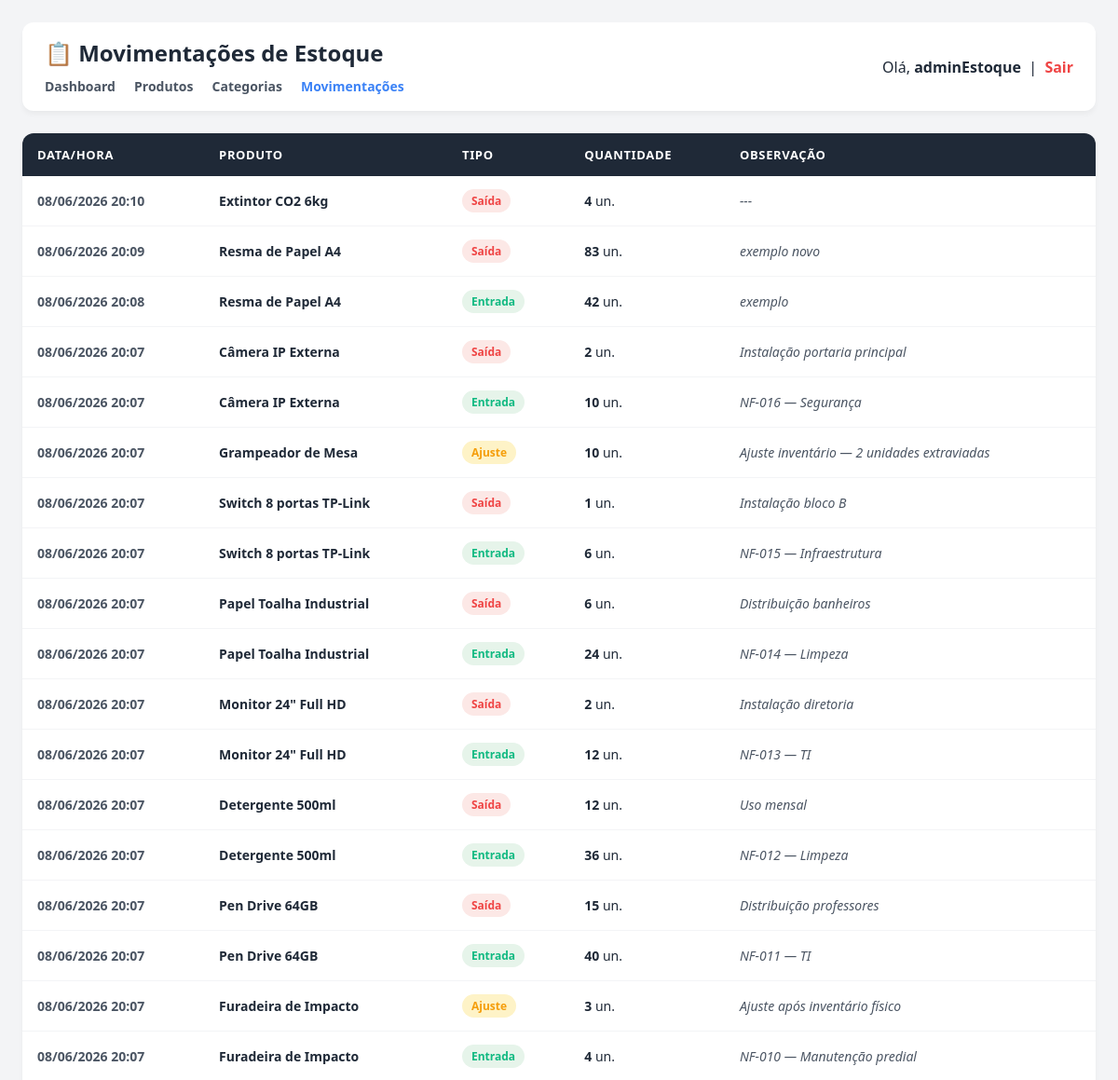
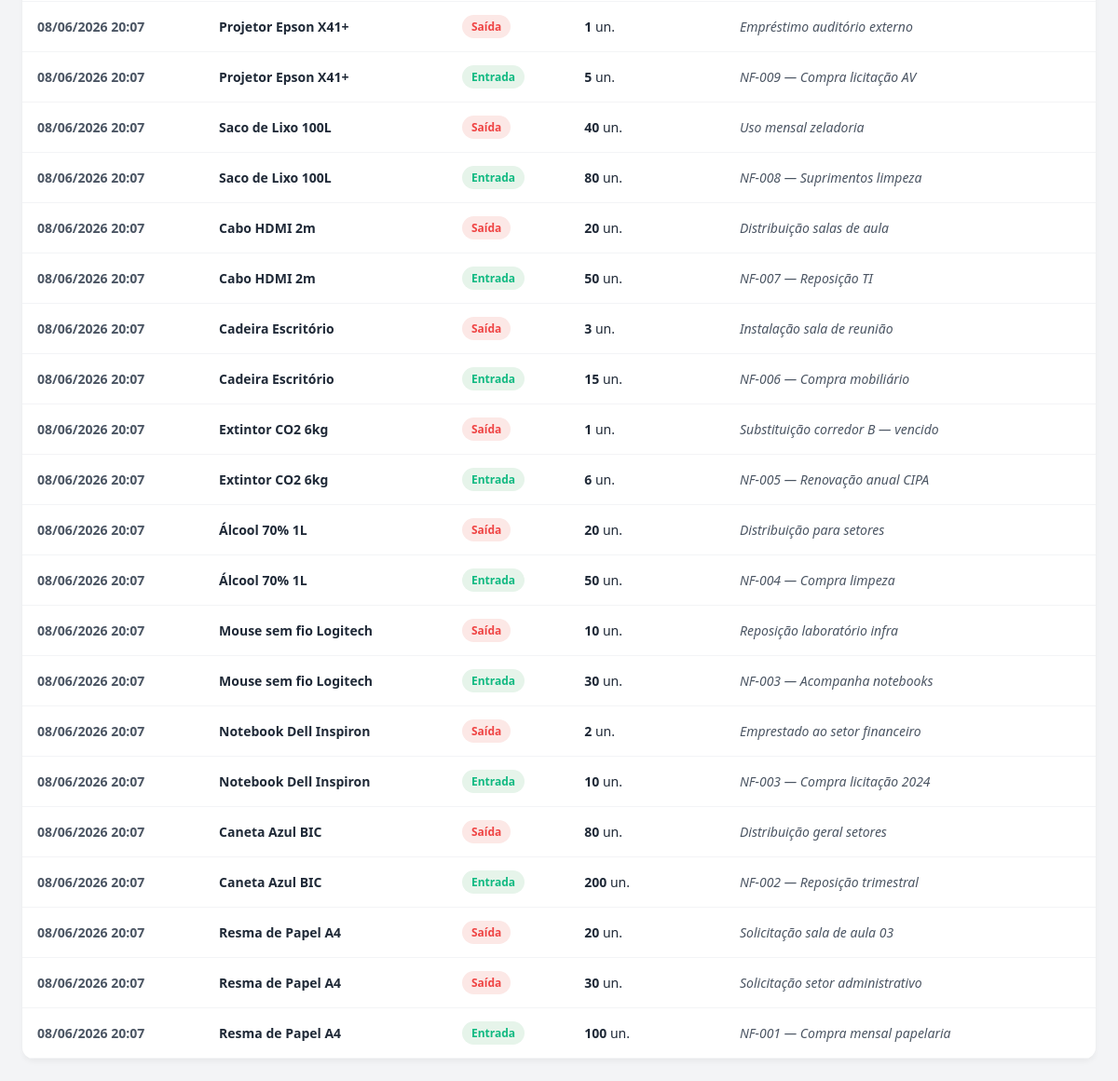
Page /estoque/movimentacoes (signed in) on the committed database (2 pictures, top to bottom).
### estoque/models.py (models this page shows, shortened)
class MovimentacaoEstoque(models.Model):
    TIPO_CHOICES = [
        ('ENTRADA', 'Entrada'),
        ('SAIDA', 'Saída'),
        ('AJUSTE', 'Ajuste'),
    ]
    produto = models.ForeignKey(Produto, on_delete=models.CASCADE, related_name='movimentacoes')
    tipo = models.CharField(max_length=10, choices=TIPO_CHOICES)
    quantidade = models.IntegerField()
    observacao = models.CharField(max_length=250, blank=True)
    data = models.DateTimeField(auto_now_add=True)
    usuario = models.ForeignKey(User, on_delete=models.SET_NULL, null=True, blank=True, help_text="Quem realizou")
    custo_total_financeiro = models.DecimalField(max_digits=12, decimal_places=2, default=0.00, help_text="Qtd x Preço no momento")

class Produto(models.Model):
    nome = models.CharField(max_length=100)
    descricao = models.CharField(max_length=250, blank=True)
    categoria = models.ForeignKey(Categoria, on_delete=models.SET_NULL, null=True, blank=True)
    quantidade = models.IntegerField(default=0)
    quantidade_minima = models.IntegerField(default=0)
    preco_unitario = models.DecimalField(max_digits=10, decimal_places=2, default=0.00)
    localizacao_deposito = models.CharField(max_length=100, blank=True, help_text="Ex: Corredor A, Prateleira 3")
    fornecedor_id = models.IntegerField(null=True, blank=True, help_text="ID do parceiro do Módulo de Fornecedores")
    cliente_reserva_id = models.IntegerField(null=True, blank=True, help_text="ID do Cliente se o item estiver reservado")
    status_reserva = models.BooleanField(default=False)

### estoque/views.py (the view)
# urls.py: path('movimentacoes', views.listar_movimentacoes, name='listar_movimentacoes'),
@login_required
def listar_movimentacoes(request):
    movimentacoes = MovimentacaoEstoque.objects.all().order_by('-data')
    return render(request, 'listarMovimentacoes.html', {'movimentacoes': movimentacoes})

### estoque/templates/listarMovimentacoes.html (shortened to what this page needs)
<!DOCTYPE html>
<html lang="pt-br">
<head>
</head>
<body>
<div class="topo">
    <div>
        <h1>📋 Movimentações de Estoque</h1>
        <div class="nav">
            <a href="/estoque/dashboard">Dashboard</a>
            <a href="/estoque/listar">Produtos</a>
            <a href="/estoque/categorias">Categorias</a>
            <a href="/estoque/movimentacoes" style="color: var(--primary);">Movimentações</a>
        </div>
    </div>
    <div>
        <span>Olá, <strong>{{ request.user.username }}</strong> &nbsp;|&nbsp;</span>
        <a href="/logout" class="logout">Sair</a>
    </div>
</div>
<div class="table-container">
    <table>
        <thead>
            <tr>
                <th>Data/Hora</th>
                <th>Produto</th>
                <th>Tipo</th>
                <th>Quantidade</th>
                <th>Observação</th>
            </tr>
        </thead>
        <tbody>
            {% for mov in movimentacoes %}
            <tr>
                <td><strong style="color: var(--text-muted);">{{ mov.data|date:"d/m/Y H:i" }}</strong></td>
                <td><strong>{{ mov.produto.nome }}</strong></td>
                <td>
                    <span class="badge {% if mov.tipo == 'ENTRADA' %}entrada{% elif mov.tipo == 'SAIDA' %}saida{% else %}ajuste{% endif %}">
                        {{ mov.get_tipo_display }}
                    </span>
                </td>
                <td><strong>{{ mov.quantidade }}</strong> un.</td>
                <td><span style="font-style: italic; color: var(--text-muted);">{{ mov.observacao|default:"---" }}</span></td>
            </tr>
            {% empty %}
            <tr><td colspan="5" style="text-align:center; color: var(--text-muted); padding: 30px;">Nenhuma movimentação registrada até o momento.</td></tr>
            {% endfor %}
        </tbody>
    </table>
</div>
</body>
</html>

### estoque/templates/listarMovimentacoes.html (style rules this page uses)
:root { --bg-primary: #f3f4f6; --surface: #ffffff; --text-main: #1f2937; --text-muted: #4b5563; --primary: #3b82f6; --success: #10b981; --danger: #ef4444; --warning: #f59e0b; }
body { font-family: 'Segoe UI', Roboto, sans-serif; margin: 0; padding: 24px; background: var(--bg-primary); color: var(--text-main); }
.topo { display: flex; justify-content: space-between; align-items: center; margin-bottom: 24px; background: var(--surface); padding: 16px 24px; border-radius: 12px; box-shadow: 0 4px 6px -1px rgba(0,0,0,0.05); }
h1 { font-size: 24px; margin: 0 0 8px 0; }
.nav a { margin-right: 16px; text-decoration: none; color: var(--text-muted); font-weight: 600; font-size: 14px; transition: color 0.2s; }
.table-container { background: var(--surface); border-radius: 12px; box-shadow: 0 4px 6px -1px rgba(0,0,0,0.05); overflow: hidden; animation: fadeInUp 0.4s ease; }
table { width: 100%; border-collapse: collapse; text-align: left; }
th { background: #1f2937; color: #ffffff; padding: 14px 16px; font-size: 13px; font-weight: 600; text-transform: uppercase; letter-spacing: 0.05em; }
td { padding: 14px 16px; border-bottom: 1px solid #f3f4f6; font-size: 14px; }
tr { transition: background-color 0.2s; }
.badge { padding: 4px 10px; border-radius: 20px; font-size: 12px; font-weight: 600; display: inline-block; }
.entrada { background-color: #e6f4ea; color: var(--success); }
.saida { background-color: #fce8e6; color: var(--danger); }
.ajuste { background-color: #fef3c7; color: var(--warning); }
.logout { color: var(--danger); text-decoration: none; font-weight: 600; }

### rows in the picture
MovimentacaoEstoque: data "08/06/2026 20:10", produto.nome "Extintor CO2 6kg", tipo "Saída", quantidade "4", observacao "---"
MovimentacaoEstoque: data "08/06/2026 20:09", produto.nome "Resma de Papel A4", tipo "Saída", quantidade "83", observacao "exemplo novo"
MovimentacaoEstoque: data "08/06/2026 20:08", produto.nome "Resma de Papel A4", tipo "Entrada", quantidade "42", observacao "exemplo"
MovimentacaoEstoque: data "08/06/2026 20:07", produto.nome "Câmera IP Externa", tipo "Saída", quantidade "2", observacao "Instalação portaria principal"
MovimentacaoEstoque: data "08/06/2026 20:07", produto.nome "Câmera IP Externa", tipo "Entrada", quantidade "10", observacao "NF-016 — Segurança"
MovimentacaoEstoque: data "08/06/2026 20:07", produto.nome "Grampeador de Mesa", tipo "Ajuste", quantidade "10", observacao "Ajuste inventário — 2 unidades extraviadas"
MovimentacaoEstoque: data "08/06/2026 20:07", produto.nome "Switch 8 portas TP-Link", tipo "Saída", quantidade "1", observacao "Instalação bloco B"
MovimentacaoEstoque: data "08/06/2026 20:07", produto.nome "Switch 8 portas TP-Link", tipo "Entrada", quantidade "6", observacao "NF-015 — Infraestrutura"
MovimentacaoEstoque: data "08/06/2026 20:07", produto.nome "Papel Toalha Industrial", tipo "Saída", quantidade "6", observacao "Distribuição banheiros"
MovimentacaoEstoque: data "08/06/2026 20:07", produto.nome "Papel Toalha Industrial", tipo "Entrada", quantidade "24", observacao "NF-014 — Limpeza"
MovimentacaoEstoque: data "08/06/2026 20:07", produto.nome "Monitor 24\" Full HD", tipo "Saída", quantidade "2", observacao "Instalação diretoria"
MovimentacaoEstoque: data "08/06/2026 20:07", produto.nome "Monitor 24\" Full HD", tipo "Entrada", quantidade "12", observacao "NF-013 — TI"
MovimentacaoEstoque: data "08/06/2026 20:07", produto.nome "Detergente 500ml", tipo "Saída", quantidade "12", observacao "Uso mensal"
MovimentacaoEstoque: data "08/06/2026 20:07", produto.nome "Detergente 500ml", tipo "Entrada", quantidade "36", observacao "NF-012 — Limpeza"
MovimentacaoEstoque: data "08/06/2026 20:07", produto.nome "Pen Drive 64GB", tipo "Saída", quantidade "15", observacao "Distribuição professores"
MovimentacaoEstoque: data "08/06/2026 20:07", produto.nome "Pen Drive 64GB", tipo "Entrada", quantidade "40", observacao "NF-011 — TI"
MovimentacaoEstoque: data "08/06/2026 20:07", produto.nome "Furadeira de Impacto", tipo "Ajuste", quantidade "3", observacao "Ajuste após inventário físico"
MovimentacaoEstoque: data "08/06/2026 20:07", produto.nome "Furadeira de Impacto", tipo "Entrada", quantidade "4", observacao "NF-010 — Manutenção predial"
MovimentacaoEstoque: data "08/06/2026 20:07", produto.nome "Projetor Epson X41+", tipo "Saída", quantidade "1", observacao "Empréstimo auditório externo"
MovimentacaoEstoque: data "08/06/2026 20:07", produto.nome "Projetor Epson X41+", tipo "Entrada", quantidade "5", observacao "NF-009 — Compra licitação AV"
MovimentacaoEstoque: data "08/06/2026 20:07", produto.nome "Saco de Lixo 100L", tipo "Saída", quantidade "40", observacao "Uso mensal zeladoria"
MovimentacaoEstoque: data "08/06/2026 20:07", produto.nome "Saco de Lixo 100L", tipo "Entrada", quantidade "80", observacao "NF-008 — Suprimentos limpeza"
MovimentacaoEstoque: data "08/06/2026 20:07", produto.nome "Cabo HDMI 2m", tipo "Saída", quantidade "20", observacao "Distribuição salas de aula"
MovimentacaoEstoque: data "08/06/2026 20:07", produto.nome "Cabo HDMI 2m", tipo "Entrada", quantidade "50", observacao "NF-007 — Reposição TI"
MovimentacaoEstoque: data "08/06/2026 20:07", produto.nome "Cadeira Escritório", tipo "Saída", quantidade "3", observacao "Instalação sala de reunião"
MovimentacaoEstoque: data "08/06/2026 20:07", produto.nome "Cadeira Escritório", tipo "Entrada", quantidade "15", observacao "NF-006 — Compra mobiliário"
MovimentacaoEstoque: data "08/06/2026 20:07", produto.nome "Extintor CO2 6kg", tipo "Saída", quantidade "1", observacao "Substituição corredor B — vencido"
MovimentacaoEstoque: data "08/06/2026 20:07", produto.nome "Extintor CO2 6kg", tipo "Entrada", quantidade "6", observacao "NF-005 — Renovação anual CIPA"
MovimentacaoEstoque: data "08/06/2026 20:07", produto.nome "Álcool 70% 1L", tipo "Saída", quantidade "20", observacao "Distribuição para setores"
MovimentacaoEstoque: data "08/06/2026 20:07", produto.nome "Álcool 70% 1L", tipo "Entrada", quantidade "50", observacao "NF-004 — Compra limpeza"
MovimentacaoEstoque: data "08/06/2026 20:07", produto.nome "Mouse sem fio Logitech", tipo "Saída", quantidade "10", observacao "Reposição laboratório infra"
MovimentacaoEstoque: data "08/06/2026 20:07", produto.nome "Mouse sem fio Logitech", tipo "Entrada", quantidade "30", observacao "NF-003 — Acompanha notebooks"
MovimentacaoEstoque: data "08/06/2026 20:07", produto.nome "Notebook Dell Inspiron", tipo "Saída", quantidade "2", observacao "Emprestado ao setor financeiro"
MovimentacaoEstoque: data "08/06/2026 20:07", produto.nome "Notebook Dell Inspiron", tipo "Entrada", quantidade "10", observacao "NF-003 — Compra licitação 2024"
MovimentacaoEstoque: data "08/06/2026 20:07", produto.nome "Caneta Azul BIC", tipo "Saída", quantidade "80", observacao "Distribuição geral setores"
MovimentacaoEstoque: data "08/06/2026 20:07", produto.nome "Caneta Azul BIC", tipo "Entrada", quantidade "200", observacao "NF-002 — Reposição trimestral"
MovimentacaoEstoque: data "08/06/2026 20:07", produto.nome "Resma de Papel A4", tipo "Saída", quantidade "20", observacao "Solicitação sala de aula 03"
MovimentacaoEstoque: data "08/06/2026 20:07", produto.nome "Resma de Papel A4", tipo "Saída", quantidade "30", observacao "Solicitação setor administrativo"
MovimentacaoEstoque: data "08/06/2026 20:07", produto.nome "Resma de Papel A4", tipo "Entrada", quantidade "100", observacao "NF-001 — Compra mensal papelaria"

### other values in the picture
{{ request.user.username }} "adminEstoque"
